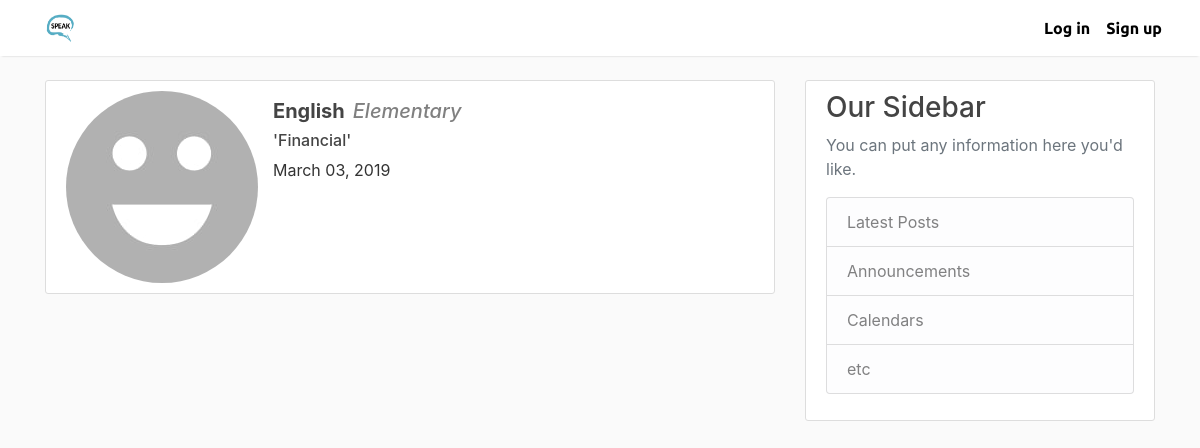
Page /thread/6/ on the committed database.
### main/models.py (models this page shows, shortened)
class Thread(models.Model):
    language = models.ForeignKey(Language, on_delete=models.CASCADE)
    lingualevel = models.ForeignKey(LinguaLevel, on_delete=models.CASCADE)
    date_posted = models.DateTimeField(default=timezone.now)
    title = models.CharField(max_length=100)
    max_people = models.IntegerField()
    author = models.ForeignKey(User, on_delete=models.CASCADE)

class Language(models.Model):
    title = models.CharField(max_length=100)

class LinguaLevel(models.Model):
    title = models.CharField(max_length=100)
    short_title = models.CharField(max_length=100)
    def __str__(self):
        return self.title

### users/models.py (models this page shows, shortened)
class Profile(models.Model):
    user = models.OneToOneField(User, on_delete=models.CASCADE)
    image = models.ImageField(default='default.jpg', upload_to='profile_pics')

### main/views.py (the view)
# urls.py: path('thread/<int:pk>/', ThreadDetailView.as_view(), name='thread-detail'),
class ThreadDetailView(DetailView):
    model = Thread

### main/templates/main/thread_detail.html (shortened to what this page needs)
{% extends "main/base.html" %}
{% block content %}
<article class="media content-section">
  <img class="rounded-circle article-img" src="{{ thread.author.profile.image.url }}">
  <div class="media-body container">
      <div class="article-metadata">
        <div class="row container mt-2">
          <h5 style="font-weight:bolder;">{{ object.language.title }}</h5>
          <h5 id='text-gray' class="ml-2">{{ object.lingualevel }}</h5>
        </div>
      </div>
    <h6>'{{ object.title }}'</h6>
    <p class="article-content">{{ object.date_posted|date:"F d, Y" }}</p>
  </div>
</article>
{% endblock content%}

### main/static/blog/main.css (style rules this page uses)
body { background: #fafafa; color: #333333; margin-top: 5rem; }
h1, h2, h3, h4, h5, h6 { color: #444444; }
.content-section { background: #ffffff; padding: 10px 20px; border: 1px solid #dddddd; border-radius: 3px; margin-bottom: 20px; }
#text-gray { color: #808080; font-style: italic; }

### rows in the picture
Thread: author.profile.image (placeholder picture), language "English", lingualevel "Elementary", title "Financial", date_posted "March 03, 2019"
